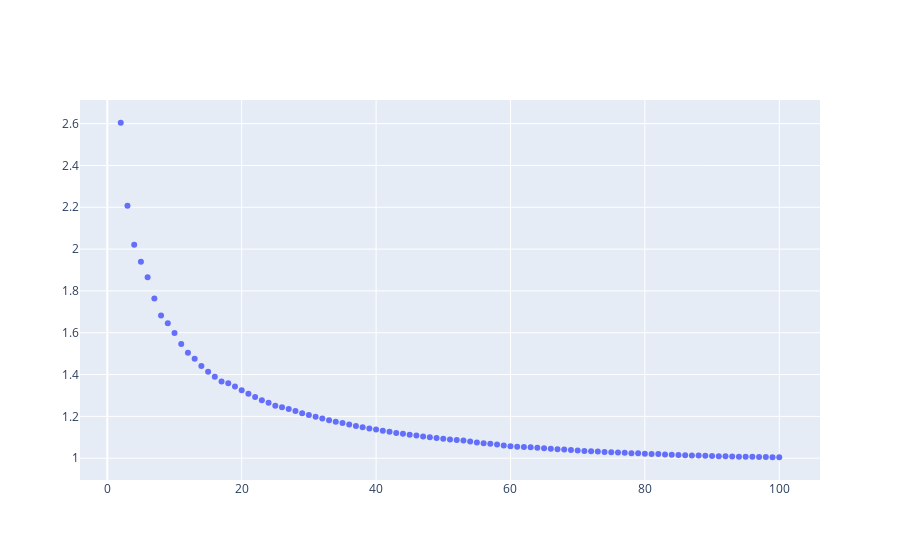

Write notebook code for a chart like this one.
### Code cell
fig_sigma_cumul = go.Figure()
fig_sigma_cumul.add_trace(go.Scatter(x=sigma.index, y=cumul_mean(sigma.values), mode='markers', name='Raw sigma'))
fig_sigma_cumul.show()
